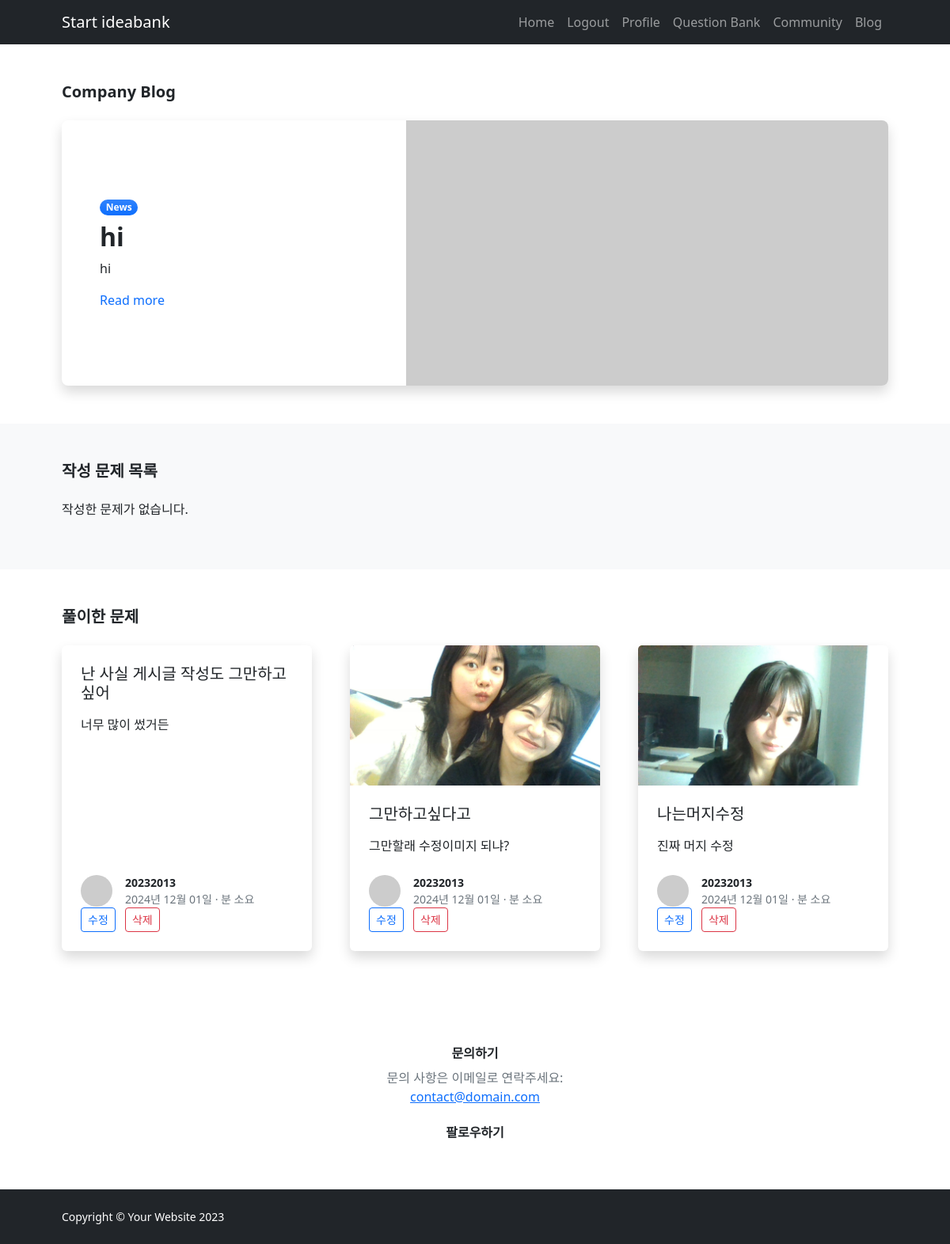
Screenshot of /user_problem/ (signed in) with the database file from the repository.
### IBK_ossproject/models.py (models this page shows, shortened)
class BlogPost(models.Model):
    VISIBILITY_CHOICES = [
        ('public', '전체공개'),
        ('private', '나만 보기'),
    ]
    author = models.ForeignKey(User, on_delete=models.CASCADE)
    title = models.CharField(max_length=200)
    category = models.CharField(max_length=100)
    content = models.TextField()
    image = models.ImageField(upload_to='blog_images/', blank=True, null=True)
    created_at = models.DateTimeField(auto_now_add=True)
    visibility = models.CharField(max_length=10, choices=VISIBILITY_CHOICES, default='public')  # 공개 여부 추가
    contest_id = models.CharField(max_length=20, blank=True, null=True)
    index = models.CharField(max_length=10, blank=True, null=True)
    problem_name = models.CharField(max_length=200, blank=True, null=True)
    tags = models.CharField(max_length=200, blank=True, null=True)

### IBK_ossproject/views.py (the view)
# urls.py: path('user_problem/', views.user_problem, name='user_problem'),
@login_required
def user_problem(request):
    user_problems = Problem.objects.filter(author=request.user)
    user_blogs = BlogPost.objects.filter(author=request.user)
    latest_post = BlogPost.objects.filter(visibility='public').last()
    context = {
        'user_problems': user_problems,
        'user_blogs': user_blogs,
        'latest_post': latest_post,
    }
    return render(request, 'user_problem.html', context)

### templates/user_problem.html (shortened to what this page needs)
{% extends 'base.html' %}
{% block content %}
<section class="py-5">
    <div class="container px-5">
        <h1 class="fw-bolder fs-5 mb-4">Company Blog</h1>
        <div class="card border-0 shadow rounded-3 overflow-hidden">
            <div class="card-body p-0">
                <div class="row gx-0">
                    <div class="col-lg-6 col-xl-5 py-lg-5">
                        <div class="p-4 p-md-5">
                            <div class="badge bg-primary bg-gradient rounded-pill mb-2">News</div>
                            <div class="h2 fw-bolder">{{ latest_post.title }}</div>
                            <p>{{ latest_post.content|truncatewords:20 }}</p>
                            <a class="stretched-link text-decoration-none" href="{% if latest_post %}{% url 'post_detail' latest_post.id %}{% else %}#{% endif %}">
                                Read more
                            </a>
                        </div>
                    </div>
                    <div class="col-lg-6 col-xl-7">
                        <div class="bg-featured-blog" style="background-image: url('{{ latest_post.image_url|default:'https://dummyimage.com/600x350/ced4da/6c757d' }}')"></div>
                    </div>
                </div>
            </div>
        </div>
    </div>
</section>
<section class="py-5 bg-light">
    <div class="container px-5">
        <div class="row">
            <div class="col-xl-8">
                <h2 class="fw-bolder fs-5 mb-4">작성 문제 목록</h2>
                {% if user_problems %}
                    <div class="row">
                        {% for problem in user_problems %}
                            <div class="col-md-4 mb-4">
                                <div class="card">
                                    {% if problem.image %}
                                        <img src="{{ problem.image.url }}" class="card-img-top" alt="{{ problem.title }}" style="max-height: 200px; object-fit: cover;">
                                    {% endif %}
                                    <div class="card-body">
                                        <h5 class="card-title">{{ problem.title }}</h5>
                                        <p class="text-muted"><strong>카테고리:</strong> {{ problem.category }}</p>
                                        <div class="d-flex align-items-center justify-content-start">
                                            <a href="{% url 'problem_detail' problem.id %}" class="btn btn-primary me-2" style="font-size: 0.9rem;">상세보기</a>
                                            {% if problem.author == user %}
                                                <a href="{% url 'edit_problem' problem.id %}" class="btn btn-warning me-2" style="font-size: 0.9rem;">수정</a>
                                                <form method="POST" action="{% url 'delete_problem' problem.id %}" style="display: inline;">
                                                    {% csrf_token %}
                                                    <button type="submit" class="btn btn-danger" style="font-size: 0.9rem;" onclick="return confirm('정말 삭제하시겠습니까?')">삭제</button>
                                                </form>
                                            {% endif %}
                                        </div>
                                    </div>
                                </div>
                            </div>
                        {% endfor %}
                    </div>
                {% else %}
                    <p>작성한 문제가 없습니다.</p>
                {% endif %}
            </div>
</section>
    <section class="py-5">
        <div class="container px-5">
            <h2 class="fw-bolder fs-5 mb-4">풀이한 문제</h2>
            <div class="row gx-5">
                {% for blog in user_blogs %}
                    <div class="col-lg-4 mb-5">
                        <div class="card h-100 shadow border-0">
                            {% if blog.image %}
                                <img class="card-img-top" src="{{ blog.image.url }}" alt="{{ blog.title }}" />
                            {% endif %}
                            <div class="card-body p-4">
                                <a class="text-decoration-none link-dark stretched-link" href="{% url 'blog_detail' blog.pk %}">
                                    <div class="h5 card-title mb-3">{{ blog.title }}</div>
                                </a>
                                <p class="card-text">
                                    {% if blog.problem_name %}
                                    Problem: {{ blog.contest_id }} - {{ blog.index }} ({{ blog.problem_name }})<br>
                                    Tags : {{ blog.tags }}
                                    {% else %}
                                        {{ blog.content|truncatechars:100 }}
                                    {% endif %}
                                </p>
                            </div>
                            <div class="card-footer p-4 pt-0 bg-transparent border-top-0">
                                <div class="d-flex align-items-end justify-content-between">
                                    <div class="d-flex align-items-center">
                                        <img class="rounded-circle me-3" src="https://dummyimage.com/40x40/ced4da/6c757d" alt="..." />
                                        <div class="small">
                                            <div class="fw-bold">{{ blog.author.username }}</div>
                                            <div class="text-muted">{{ blog.created_at|date:"Y년 m월 d일" }} &middot; {{ blog.read_time }}분 소요</div>
                                        </div>
                                    </div>
                                </div>
                                <a href="{% url 'blog_edit' blog.pk %}?source=user_problem" class="btn btn-outline-primary btn-sm position-relative" style="z-index: 1;">수정</a>
                                <a href="{% url 'blog_delete' blog.pk %}?source=user_problem" class="btn btn-outline-danger btn-sm position-relative ms-2" style="z-index: 1;">삭제</a>
                            </div>
                        </div>
                    </div>
                {% empty %}
                    <p>풀이한 문제가 없습니다.</p>
                {% endfor %}
            </div>
        </div>
    </section>
    <div class="card-body p-4">
        <div class="d-flex h-100 align-items-center justify-content-center">
            <div class="text-center">
                <div class="h6 fw-bolder">문의하기</div>
                <p class="text-muted mb-4">
                    문의 사항은 이메일로 연락주세요:
                    <br />
                    <a href="#">contact@domain.com</a>
                </p>
                <div class="h6 fw-bolder">팔로우하기</div>
                <a class="fs-5 px-2 link-dark" href="#"></a>
                <a class="fs-5 px-2 link-dark" href="#"></a>
                <a class="fs-5 px-2 link-dark" href="#"></a>
                <a class="fs-5 px-2 link-dark" href="#"></a>
            </div>
        </div>
    </div>
{% endblock %}

### rows the page displays
BlogPost: title "hi", content "hi"
BlogPost: title "난 사실 게시글 작성도 그만하고싶어", content "너무 많이 썼거든", author.username "20232013", created_at "2024년 12월 01일"
BlogPost: image (picture), title "그만하고싶다고", content "그만할래 수정이미지 되냐?", author.username "20232013", created_at "2024년 12월 01일"
BlogPost: image (picture), title "나는머지수정", content "진짜 머지 수정", author.username "20232013", created_at "2024년 12월 01일"
